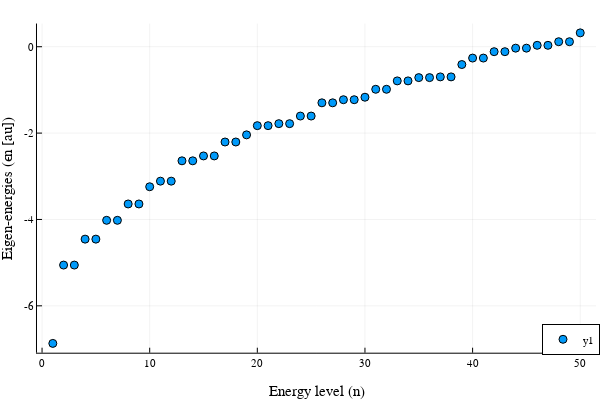

Notebook cell for this chart:
### Code cell
fig2=plot_eigenvalues(simulation_info_01,output_data_01)
display(fig2)

### Figure 1 — Plotly figure (JSON) as saved in the notebook; plotly's stock layout.template omitted (floating-point values rounded to 4 significant figures)
{"data": [{"colorbar": {"len": 0.9143, "title": "", "x": 0.9934, "y": 0.533}, "legendgroup": "y1", "marker": {"color": "rgba(0, 154, 250, 1.000)", "line": {"color": "rgba(0, 0, 0, 1.000)", "width": 1}, "size": 8, "symbol": "circle"}, "mode": "markers", "name": "y1", "showlegend": true, "type": "scatter", "x": [1, 2, 3, 4, 5, 6, 7, 8, 9, 10, 11, 12, 13, 14, 15, 16, 17, 18, 19, 20, 21, 22, 23, 24, 25, 26, 27, 28, 29, 30, 31, 32, 33, 34, 35, 36, 37, 38, 39, 40, 41, 42, 43, 44, 45, 46, 47, 48, 49, 50], "xaxis": "x", "y": [-6.87, -5.056, -5.056, -4.455, -4.455, -4.02, -4.02, -3.641, -3.641, -3.243, -3.113, -3.113, -2.642, -2.642, -2.529, -2.529, -2.206, -2.206, -2.041, -1.827, -1.827, -1.781, -1.781, -1.605, -1.605, -1.299, -1.299, -1.227, -1.227, -1.169, -0.9854, -0.9854, -0.7908, -0.7908, -0.7153, -0.7153, -0.698, -0.698, -0.4122, -0.2623, -0.2623, -0.1144, -0.1144, -0.03275, -0.03275, 0.03271, 0.03271, 0.1163, 0.1163, 0.3214], "yaxis": "y"}], "layout": {"annotations": [], "height": 400, "legend": {"bgcolor": "rgba(255, 255, 255, 1.000)", "bordercolor": "rgba(0, 0, 0, 1.000)", "borderwidth": 1, "font": {"color": "rgba(0, 0, 0, 1.000)", "family": "sans-serif", "size": 11}, "title": {"font": {"color": "rgba(0, 0, 0, 1.000)", "family": "sans-serif", "size": 15}, "text": ""}, "tracegroupgap": 0, "traceorder": "normal", "x": 1, "xanchor": "right", "y": 0.07, "yanchor": "bottom"}, "margin": {"b": 20, "l": 0, "r": 0, "t": 20}, "paper_bgcolor": "rgba(255, 255, 255, 1.000)", "plot_bgcolor": "rgba(255, 255, 255, 1.000)", "showlegend": true, "width": 600, "xaxis": {"anchor": "y", "domain": [0.06165, 0.9934], "gridcolor": "rgba(0, 0, 0, 0.100)", "gridwidth": 0.5, "linecolor": "rgba(0, 0, 0, 1.000)", "mirror": false, "range": [-0.47, 51.47], "showgrid": true, "showline": true, "showticklabels": true, "tickangle": 0, "tickcolor": "rgb(0, 0, 0)", "tickfont": {"color": "rgba(0, 0, 0, 1.000)", "family": "sans-serif", "size": 11}, "tickmode": "array", "ticks": "inside", "ticktext": ["0", "10", "20", "30", "40", "50"], "tickvals": [0, 10, 20, 30, 40, 50], "title": "Energy level (n)", "titlefont": {"color": "rgba(0, 0, 0, 1.000)", "family": "sans-serif", "size": 15}, "type": "-", "visible": true, "zeroline": false, "zerolinecolor": "rgba(0, 0, 0, 1.000)"}, "yaxis": {"anchor": "x", "domain": [0.07581, 0.9902], "gridcolor": "rgba(0, 0, 0, 0.100)", "gridwidth": 0.5, "linecolor": "rgba(0, 0, 0, 1.000)", "mirror": false, "range": [-7.086, 0.5371], "showgrid": true, "showline": true, "showticklabels": true, "tickangle": 0, "tickcolor": "rgb(0, 0, 0)", "tickfont": {"color": "rgba(0, 0, 0, 1.000)", "family": "sans-serif", "size": 11}, "tickmode": "array", "ticks": "inside", "ticktext": ["-6", "-4", "-2", "0"], "tickvals": [-6, -4, -2, 0], "title": "Eigen-energies (ϵn [au])", "titlefont": {"color": "rgba(0, 0, 0, 1.000)", "family": "sans-serif", "size": 15}, "type": "-", "visible": true, "zeroline": false, "zerolinecolor": "rgba(0, 0, 0, 1.000)"}}}
